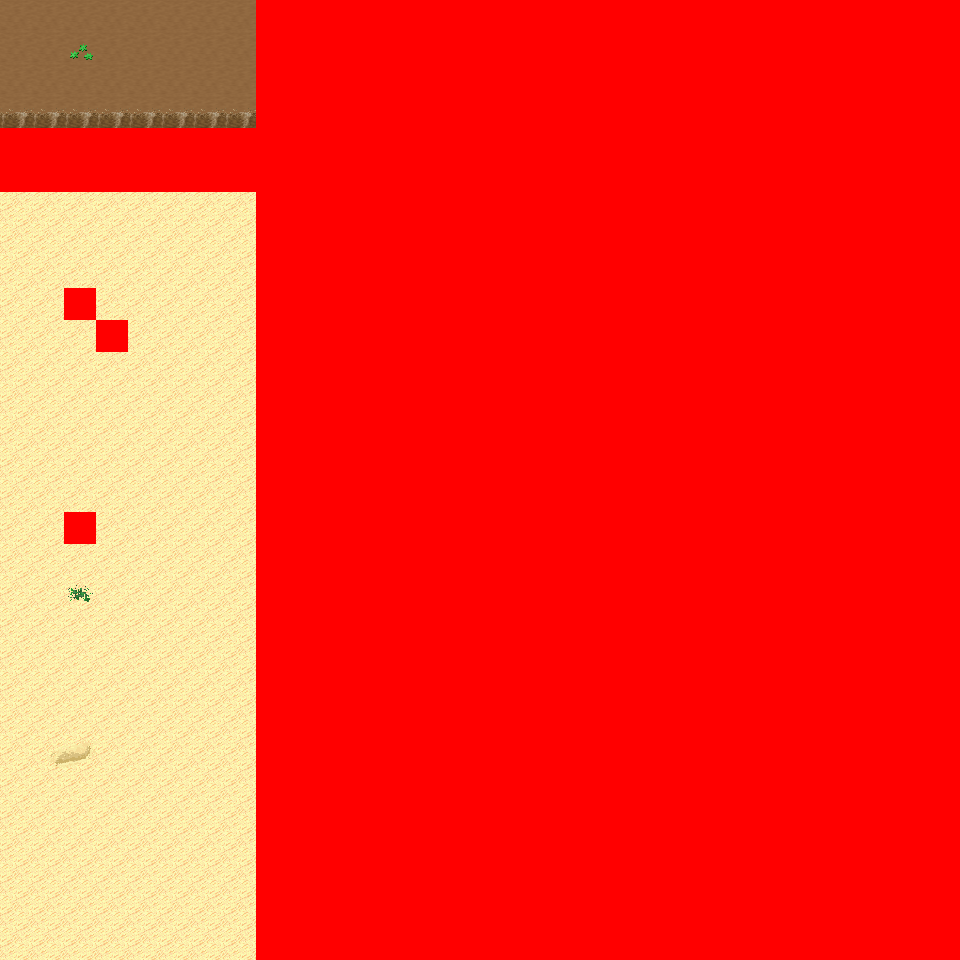

A level layout from a 2D game, rendered from its tile map. Below: a short description, then the map file with tile-grid data replaced by summaries:
An orthogonal 30x30 tile map with 32x32 px tiles, 6 tile layers (Ground, Object, Object2, Above, ...), 12 tilesets and 3 objects (3x mapchange).

<map version="1.0" orientation="orthogonal" renderorder="right-down" width="30" height="30" tilewidth="32" tileheight="32" nextobjectid="4">
  <tileset firstgid="1" name="tileset_logic_collision" tilewidth="32" tileheight="32" tilecount="1" columns="1">
    <image source="../drawable/tileset_logic_collision.png" width="32" height="32" />
  </tileset>
  <tileset firstgid="2" name="tileset_ground_ground" tilewidth="32" tileheight="32" tilecount="33" columns="3">
    <image source="../drawable/tileset_ground_ground.png" width="96" height="352" />
  </tileset>
  <tileset firstgid="35" name="tileset_ground_ridge_earth_pale" tilewidth="32" tileheight="32" tilecount="96" columns="12">
    <image source="../drawable/tileset_ground_ridge_earth_pale.png" width="384" height="256" />
  </tileset>
  <tileset firstgid="131" name="tileset_ground_ridge_earth_dark" tilewidth="32" tileheight="32" tilecount="96" columns="12">
    <image source="../drawable/tileset_ground_ridge_earth_dark.png" width="384" height="256" />
  </tileset>
  <tileset firstgid="227" name="tileset_terrain_desert" tilewidth="32" tileheight="32" tilecount="88" columns="8">
    <image source="../drawable/tileset_terrain_desert.png" width="256" height="352" />
  </tileset>
  <tileset firstgid="315" name="tileset_plant_tree_tree_darkgreen" tilewidth="32" tileheight="32" tilecount="88" columns="8">
    <image source="../drawable/tileset_plant_tree_tree_darkgreen.png" width="256" height="352" />
  </tileset>
  <tileset firstgid="403" name="tileset_ground_rock_pebbles" tilewidth="32" tileheight="32" tilecount="3" columns="1">
    <image source="../drawable/tileset_ground_rock_pebbles.png" width="32" height="96" />
  </tileset>
  <tileset firstgid="406" name="tileset_ground_sand_2" tilewidth="32" tileheight="32" tilecount="15" columns="5">
    <image source="../drawable/tileset_ground_sand_2.png" width="160" height="96" />
  </tileset>
  <tileset firstgid="421" name="tileset_plant_cactus_2" tilewidth="32" tileheight="32" tilecount="10" columns="5">
    <image source="../drawable/tileset_plant_cactus_2.png" width="160" height="64" />
  </tileset>
  <tileset firstgid="431" name="tileset_plant_cactus" tilewidth="32" tileheight="32" tilecount="2" columns="1">
    <image source="../drawable/tileset_plant_cactus.png" width="32" height="64" />
  </tileset>
  <tileset firstgid="433" name="tileset_plant_star_shaped_plants" tilewidth="32" tileheight="32" tilecount="6" columns="2">
    <image source="../drawable/tileset_plant_star_shaped_plants.png" width="64" height="96" />
  </tileset>
  <tileset firstgid="439" name="tileset_plant_tree_evergreen" tilewidth="32" tileheight="32" tilecount="36" columns="3">
    <image source="../drawable/tileset_plant_tree_evergreen.png" width="96" height="384" />
  </tileset>
  <layer name="Ground" width="30" height="30">
    <data>[900 cells, 900 non-empty, 9 distinct tile ids]</data>
  </layer>
  <layer name="Object" width="30" height="30">
    <data>[900 cells, 231 non-empty, 39 distinct tile ids]</data>
  </layer>
  <layer name="Object2" width="30" height="30">
    <data>[900 cells, 8 non-empty, 8 distinct tile ids]</data>
  </layer>
  <layer name="Above" width="30" height="30">
    <data>[900 cells, 185 non-empty, 21 distinct tile ids]</data>
  </layer>
  <layer name="Above2" width="30" height="30">
    <data>[900 cells, 0 non-empty, 0 distinct tile ids]</data>
  </layer>
  <layer name="Walkable" width="30" height="30">
    <data>[900 cells, 679 non-empty, 1 distinct tile ids]</data>
  </layer>
  <objectgroup name="MapEvents">
    <object id="1" name="south" type="mapchange" x="0" y="928" width="256" height="32">
      <properties>
        <property name="map" value="0_ados_mountain_n2_w2_x3_y1" />
        <property name="place" value="north" />
      </properties>
    </object>
    <object id="2" name="west" type="mapchange" x="0" y="0" width="32" height="128">
      <properties>
        <property name="map" value="0_ados_mountain_n2_w2_x2_y0" />
        <property name="place" value="east" />
      </properties>
    </object>
    <object id="3" name="west2" type="mapchange" x="0" y="192" width="32" height="768">
      <properties>
        <property name="map" value="0_ados_mountain_n2_w2_x2_y0" />
        <property name="place" value="east2" />
      </properties>
    </object>
  </objectgroup>
</map>
